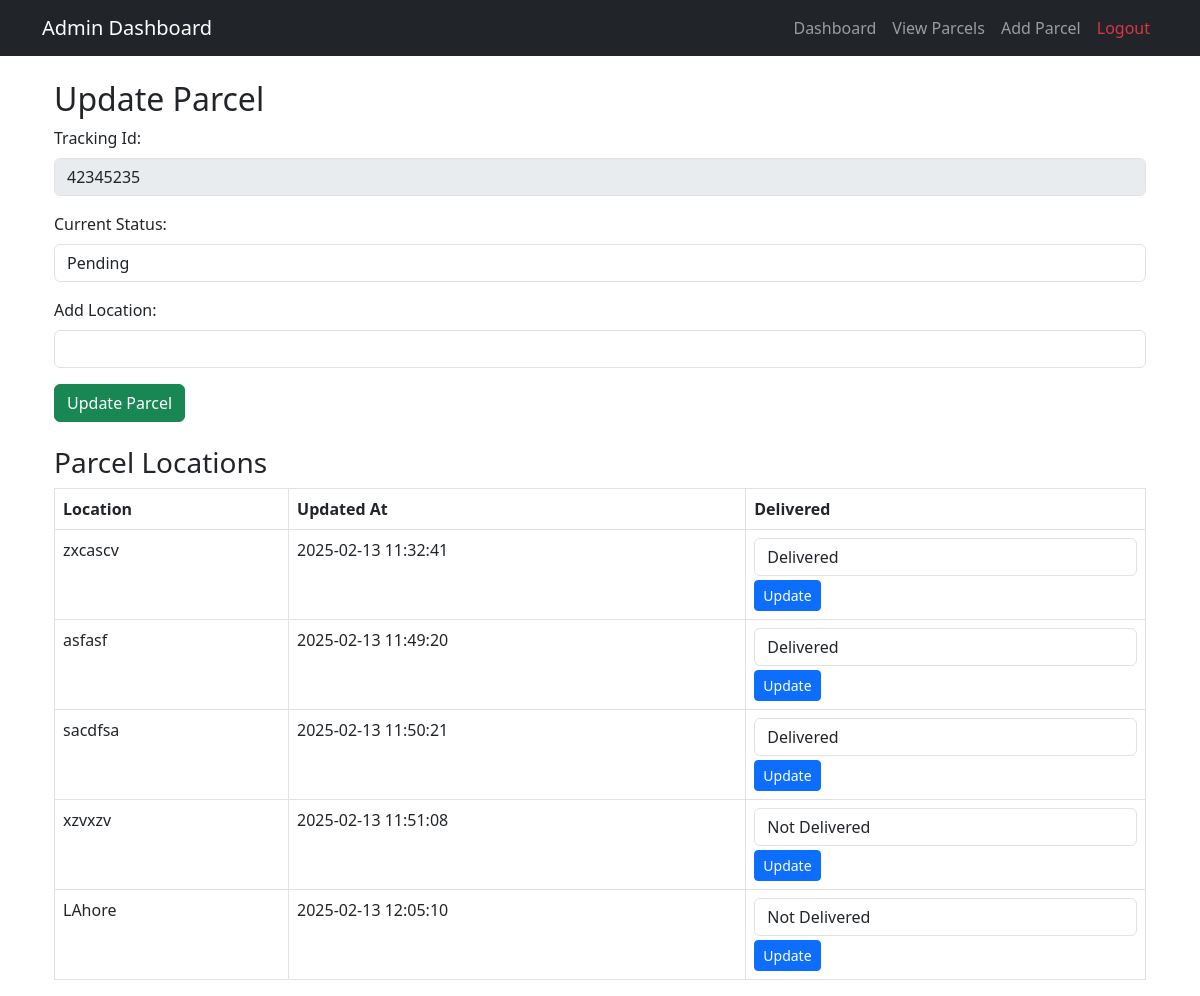
Page /update_parcel.php?id=4 (signed in) on the committed database.
### tables this page shows
CREATE TABLE `parcels` (
  `id` int(11) NOT NULL,
  `tracking_id` varchar(50) NOT NULL,
  `sender_name` varchar(255) DEFAULT NULL,
  `sender_phone` varchar(20) DEFAULT NULL,
  `sender_country` varchar(255) DEFAULT NULL,
  `sender_address` text DEFAULT NULL,
  `receiver_name` varchar(255) DEFAULT NULL,
  `receiver_phone` varchar(20) DEFAULT NULL,
  `receiver_country` varchar(255) DEFAULT NULL,
  `receiver_address` text DEFAULT NULL,
  `mode_of_transport` varchar(50) DEFAULT NULL,
  `sent_date` date DEFAULT NULL,
  `arrival_date` date DEFAULT NULL,
  `estimated_time` varchar(20) DEFAULT NULL,
  `status` varchar(50) DEFAULT 'In Transit'
);

CREATE TABLE `parcel_locations` (
  `id` int(11) NOT NULL,
  `parcel_id` int(11) DEFAULT NULL,
  `location` text DEFAULT NULL,
  `updated_at` timestamp NOT NULL DEFAULT current_timestamp(),
  `delivered` tinyint(1) DEFAULT 0
);

### update_parcel.php (the view, shortened to what this page needs)
<?php
include './includes/header.php';
include './includes/db.php';
$parcel_id = intval($_GET['id']);
$parcel_query = $conn->prepare("SELECT * FROM parcels WHERE id = ?");
$parcel_query->bind_param("i", $parcel_id);
$parcel_query->execute();
$parcel_result = $parcel_query->get_result();
$parcel = $parcel_result->fetch_assoc();
$location_query = $conn->prepare("SELECT id, location, updated_at, delivered FROM parcel_locations WHERE parcel_id = ? ORDER BY updated_at ASC");
$location_query->bind_param("i", $parcel_id);
$location_query->execute();
$locations_result = $location_query->get_result();
?>
<div class="container mt-4">
    <h2>Update Parcel</h2>
    <form method="POST" action="process_update_parcel.php">
        <div class="mb-3">
            <label class="form-label">Tracking Id:</label>
            <input type="text" class="form-control" value="<?php echo htmlspecialchars($parcel['tracking_id'] ?? 'Not Available'); ?>" disabled>
        </div>
        <div class="mb-3">
            <label class="form-label">Current Status:</label>
            <select name="status" class="form-control" required>
                <option value="Pending" <?php echo ($parcel['status'] == 'Pending') ? 'selected' : ''; ?>>Pending</option>
            </select>
        </div>
        <div class="mb-3">
            <label class="form-label">Add Location:</label>
            <input type="text" name="current_location" class="form-control" value=""  >
        </div>
        <button type="submit" class="btn btn-success">Update Parcel</button>
    </form>
    <h3 class="mt-4">Parcel Locations</h3>
    <table class="table table-bordered">
        <thead>
            <tr>
                <th>Location</th>
                <th>Updated At</th>
                <th>Delivered</th>
             </tr>
        </thead>
        <tbody>
            <?php while ($location = $locations_result->fetch_assoc()) { ?>
                <tr>
                    <td><?php echo htmlspecialchars($location['location']); ?></td>
                    <td><?php echo htmlspecialchars($location['updated_at']); ?></td>
                    <td>
                        <form action="update_location_status.php" method="POST">
                            <select name="delivered" class="form-control">
                                <option value="0" <?php echo (isset($location['delivered']) && $location['delivered'] == 0) ? 'selected' : ''; ?>>Not Delivered</option>
                                <option value="1" <?php echo (isset($location['delivered']) && $location['delivered'] == 1) ? 'selected' : ''; ?>>Delivered</option>
                            </select>
                            <button type="submit" class="btn btn-sm btn-primary mt-1">Update</button>
                        </form>
                    </td>
                </tr>
            <?php } ?>
        </tbody>
    </table>
</div>
<?php include './includes/footer.php'; ?>

### rows in the picture
parcels: tracking "42345235", status "Pending"
parcel_locations: location "zxcascv", updated_at "2025-02-13 11:32:41", delivered "Delivered"
parcel_locations: location "asfasf", updated_at "2025-02-13 11:49:20", delivered "Delivered"
parcel_locations: location "sacdfsa", updated_at "2025-02-13 11:50:21", delivered "Delivered"
parcel_locations: location "xzvxzv", updated_at "2025-02-13 11:51:08", delivered "Not Delivered"
parcel_locations: location "LAhore", updated_at "2025-02-13 12:05:10", delivered "Not Delivered"
